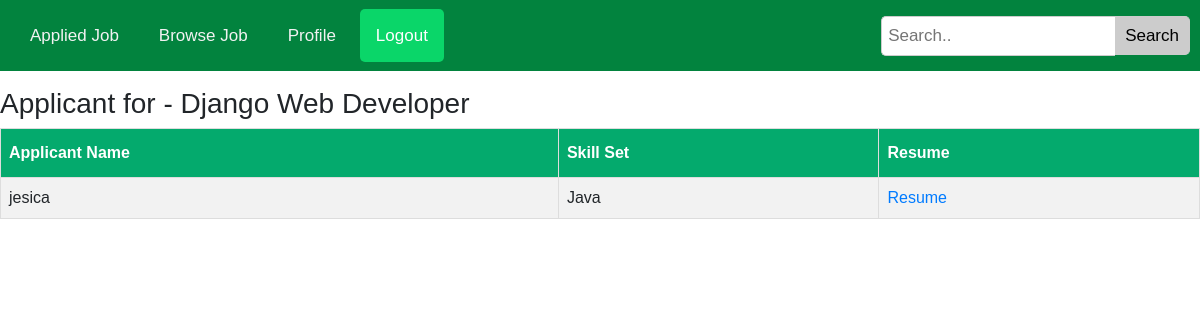
The app's page /applicant/1 with its own data.
### JobPortalApp/models.py (models this page shows, shortened)
class JobModel(models.Model):
    Title = models.CharField(max_length=100,null=True)
    Number_Of_Openings = models.CharField(max_length=50,null=True)
    Category = models.CharField(max_length=50,null=True)
    Job_Description = models.TextField(null=True)
    Skills_Set = models.TextField(null=True)
    Created_By = models.ForeignKey(JobPortalUser,on_delete=models.CASCADE,null=True)

class jobApplyModel(models.Model):
    applicant = models.ForeignKey(JobPortalUser,on_delete=models.CASCADE, related_name='applicantuser', null=True)
    job = models.ForeignKey(JobModel,on_delete=models.CASCADE, related_name='jobapply', null=True)
    status= models.CharField(max_length=100,default="Pending", null=True)

class JobPortalUser(AbstractUser):
    DisplayName = models.CharField(max_length=100,null=True)
    USERTYPE = [
        ('Recruiters','Recruiters'),
        ('Jobseekers','Jobseekers'),
    ]
    UserType = models.CharField(choices=USERTYPE,max_length=100,null=True)

class SeekerModel(models.Model):
    jobuser = models.OneToOneField(JobPortalUser,on_delete=models.CASCADE,related_name='seekermodel',null=True)
    SkillsSet = models.TextField(null=True)
    Resume = models.FileField(upload_to='media/resume/',null=True)

### JobPortalApp/views.py (the view)
# urls.py: path('applicant/<str:myid>',applicant,name="applicant"),
def applicant(request,myid):
    jobdata = get_object_or_404(JobModel, id=myid)
    applicant = jobApplyModel.objects.filter(job=jobdata)
    context = {
        'jobdata':jobdata,
        'applicant': applicant,
    }
    return render(request,'applicant.html',context)

### JobPortalApp/templates/applicant.html (shortened to what this page needs)
{% extends 'master.html' %}
{% block content %}
    <h3 class="mt-3">Applicant for - {{jobdata.Title}} </h3>
    <table id="customers">
        <tr>
          <th>Applicant Name</th>
          <th>Skill Set</th>
          <th>Resume</th>
        </tr>
        {% for i in applicant %}
        <tr>
            <td>{{i.applicant}}</td>
            <td>{{i.applicant.seekermodel.SkillsSet}}</td>
            <td>
                <a href="{{ i.applicant.seekermodel.Resume.url }}" target="_blank">Resume</a>
            </td>
        </tr>
        {% endfor %}
    </table>
{% endblock content %}

### JobPortalApp/templates/master.html (style rules this page uses)
body { margin: 0; font-family: Arial, Helvetica, sans-serif; }

### JobPortalApp/templates/applicant.html (style rules this page uses)
#customers { font-family: Arial, Helvetica, sans-serif; border-collapse: collapse; width: 100%; }
#customers td, #customers th { border: 1px solid #ddd; padding: 8px; }
#customers tr:nth-child(even) { background-color: #f2f2f2; }
#customers th { padding-top: 12px; padding-bottom: 12px; text-align: left; background-color: #04AA6D; color: white; }

### records on screen
JobModel: Title "Django Web Developer"
jobApplyModel: applicant "jesica", applicant.seekermodel.SkillsSet "Java"
